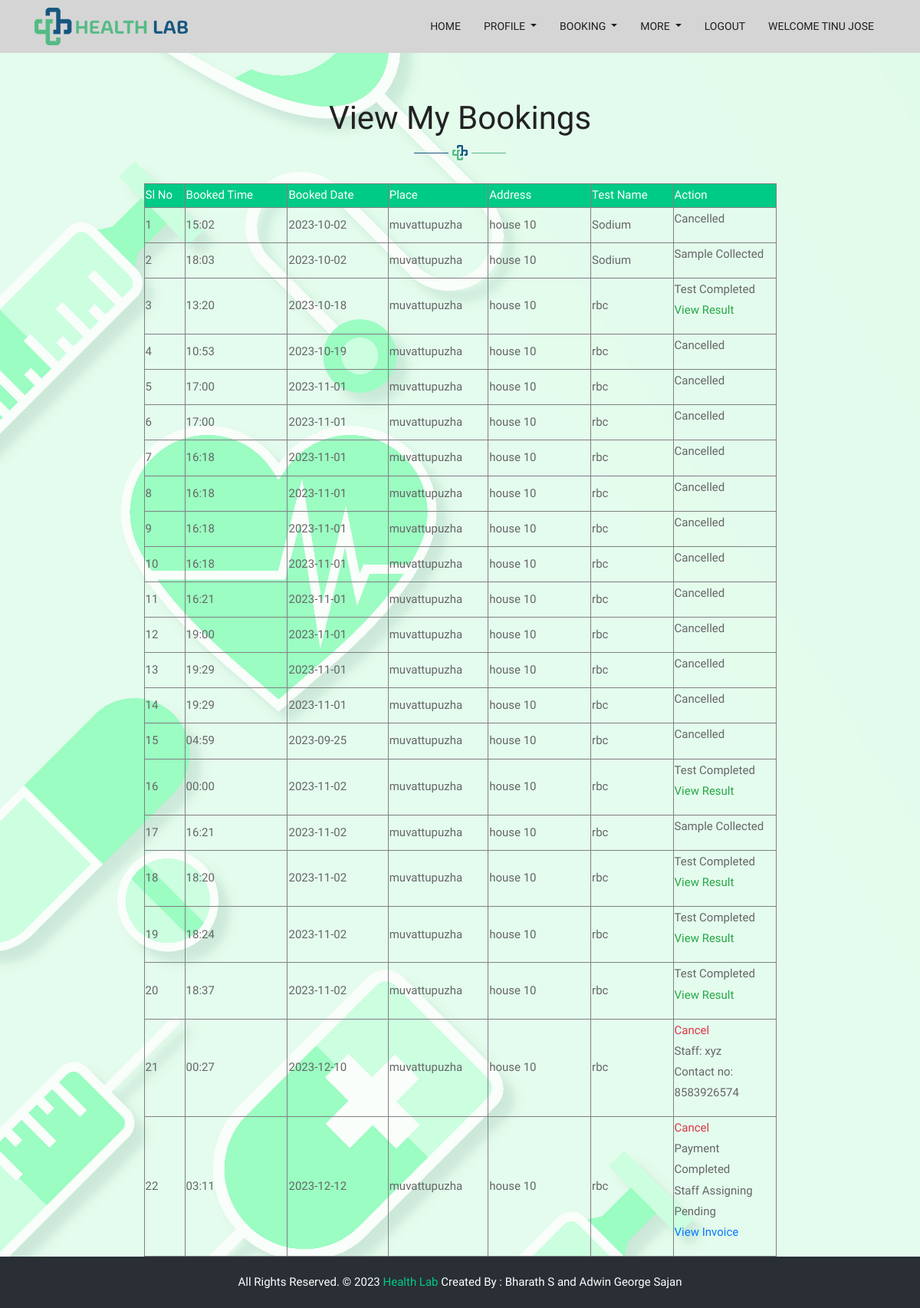
/Project/User/viewbooking.php (signed in), run on the app's committed database.
### tables this page shows
CREATE TABLE `tbl_booking` (
  `booking_id` int(11) NOT NULL auto_increment,
  `booking_time` varchar(50) NOT NULL,
  `booking_date` varchar(50) NOT NULL,
  `test_id` int(11) NOT NULL,
  `place_id` int(11) NOT NULL,
  `user_id` int(11) NOT NULL,
  `booking_status` varchar(50) NOT NULL default '0',
  `booked_datetime` varchar(100) NOT NULL,
  PRIMARY KEY  (`booking_id`)
);

CREATE TABLE `tbl_place` (
  `place_id` int(11) NOT NULL auto_increment,
  `place_name` varchar(100) NOT NULL,
  PRIMARY KEY  (`place_id`)
);

CREATE TABLE `tbl_user` (
  `user_id` int(11) NOT NULL auto_increment,
  `user_name` varchar(50) NOT NULL,
  `user_address` varchar(100) NOT NULL,
  `user_contact` varchar(50) NOT NULL,
  `user_proof` varchar(100) NOT NULL,
  `user_email` varchar(100) NOT NULL,
  `user_password` varchar(50) NOT NULL,
  `user_photo` varchar(100) NOT NULL,
  `place_id` int(11) NOT NULL,
  `user_age` varchar(50) NOT NULL,
  `user_gender` varchar(50) NOT NULL,
  PRIMARY KEY  (`user_id`)
);

CREATE TABLE `tbl_test` (
  `test_id` int(11) NOT NULL auto_increment,
  `test_name` varchar(100) NOT NULL,
  `test_price` varchar(50) NOT NULL,
  `subcategory_id` int(11) NOT NULL,
  PRIMARY KEY  (`test_id`)
);

CREATE TABLE `tbl_staff` (
  `staff_id` int(11) NOT NULL auto_increment,
  `staff_name` varchar(50) NOT NULL,
  `staff_address` varchar(100) NOT NULL,
  `staff_contact` varchar(50) NOT NULL,
  `staff_gender` varchar(50) NOT NULL,
  `staff_age` varchar(50) NOT NULL,
  `staff_proof` varchar(100) NOT NULL,
  `staff_email` varchar(50) NOT NULL,
  `staff_password` varchar(50) NOT NULL,
  `staff_photo` varchar(100) NOT NULL,
  `place_id` int(11) NOT NULL,
  PRIMARY KEY  (`staff_id`)
);

### Project/User/viewbooking.php (the view, shortened to what this page needs)
<?php
include("Header.php");
?>
<!DOCTYPE html PUBLIC "-//W3C//DTD XHTML 1.0 Transitional//EN" "http://www.w3.org/TR/xhtml1/DTD/xhtml1-transitional.dtd">
<html xmlns="http://www.w3.org/1999/xhtml">
<head>
</head>
<body class="bg-all" >
<div class="title-box">
						<h2>View My Bookings</h2>
					</div>
<div align="center">
<table width="825" height="223" border="1">
  <tr style="background-color: #00cb86;
    color: white">
    <td width="40">Sl No</td>
    <td width="101">Booked Time</td>
    <td width="99">Booked Date</td>
    <td width="40">Place</td>
    <td width="101">Address</td>
    <td width="81">Test Name</td>
    <td width="101">Action</td>
  </tr>
  <tr>
  <?php
  		$i=0;
  		$selQry="select * from tbl_booking s inner join tbl_place c on c.place_id=s.place_id inner join tbl_user m on s.user_id=m.user_id inner join tbl_test n on s.test_id=n.test_id where m.user_id='".$_SESSION["uid"]."'";
		$data=mysql_query($selQry);
		while($row=mysql_fetch_array($data))
		{
			$i++;
			?>
    <td> <?php echo $i?> </td>
    <td><?php echo $row["booking_time"]?></td>
    <td><?php echo $row["booking_date"]?></td>
    <td><?php echo $row["place_name"]?></td>
    <td><?php echo $row["user_address"]?></td>
    <td><?php echo $row["test_name"]?></td>
   <td>
   <?php
   if($row['booking_status']<3){
	   ?>
   <a href = "viewbooking.php?did=<?php echo $row["booking_id"]?>"class="text-danger">Cancel</a>
   <?php
   }
   ?>
   <p>
   <?php
   if($row['booking_status']==0)
   {
	   echo "Payment Pending";
	   ?>
       <br />
       <a href="Payment.php?bid=<?php  echo $row["booking_id"] ?>" class="text-warning">Pay Now</a>
       <?php
   }
   else if($row['booking_status']==1)
   {
	   echo "Payment Completed <br> Staff Assigning Pending";
     ?>
      <br>
     <a href="bill.php?id=<?php echo $row["booking_id"] ?>" class="text-primary">View Invoice</a>
     <?php
   }
   else if($row['booking_status']==2)
   {
	   $selq="select * from tbl_assignstaff a inner join tbl_staff s on s.staff_id=a.staff_id where booking_id='".$row["booking_id"]."'";
	   $dataS=mysql_query($selq);
	   $rowS=mysql_fetch_array($dataS);
	   echo "Staff: ". $rowS["staff_name"],"<br>";
	   echo "Contact no: ". $rowS["staff_contact"];
   }else if($row['booking_status']==3)
   {
	   echo "Sample Collected";
   }else if($row['booking_status']==4)
   {
	   echo "Test Completed";
	   ?>
     <br>
       <a href="viewresult.php?did=<?php echo $row["booking_id"]?>"class="text-success">View Result</a>
       <?php
   }else if($row['booking_status']==6)
   {
	   echo "Delay in sample collection";
   }
   else{
	echo "Cancelled";
   }
   ?>
   </p></td>
  </tr>
          <?php
		}
   ?>
</table>
</div>
</body>
</html>
<?php
include("Footer.php");
?>

### Project/User/Header.php (shortened to what this page needs)
<!DOCTYPE html>
<html lang="en">
<head>
    <link rel="stylesheet" href="../Assets/Templates/Main/css/bootstrap.min.css">
    <link rel="stylesheet" href="../Assets/Templates/Main/css/pogo-slider.min.css">
    <link rel="stylesheet" href="../Assets/Templates/Main/css/style.css">
    <link rel="stylesheet" href="../Assets/Templates/Main/css/responsive.css">
    <link rel="stylesheet" href="../Assets/Templates/Main/css/custom.css">
</head>
<body id="home" data-spy="scroll" data-target="#navbar-wd" data-offset="98">
	<header class="top-header">
        <nav class="navbar header-nav navbar-expand-lg">
            <div class="container">
                <a class="navbar-brand" href="index.html"><img src="../Assets/Templates/Main/images/logo.png" alt="image"></a>
                <div class="collapse navbar-collapse justify-content-end" id="navbar-wd">
                    <ul class="navbar-nav">
                        <li><a class="nav-link" href="HomePage.php">Home</a></li>
                        <li class="nav-item dropdown">
                            <a class="nav-link dropdown-toggle" href="#" id="profileDropdown" role="button" data-toggle="dropdown" aria-haspopup="true" aria-expanded="false">
                                Profile
                            </a>
                        </li>
                        <li class="nav-item dropdown">
                            <a class="nav-link dropdown-toggle" href="#" id="bookingsDropdown" role="button" data-toggle="dropdown" aria-haspopup="true" aria-expanded="false">
                                Booking
                            </a>
                        </li>
                        <li class="nav-item dropdown">
                        <a class="nav-link dropdown-toggle" href="#" id="moreDropdown" role="button" data-toggle="dropdown" aria-haspopup="true" aria-expanded="false">
                               More
                             </a>
                        </li>
                        <li><a class="nav-link" href="Logout.php">Logout</a></li>
                        <li>
                        <a class="nav-link" href="#">Welcome      <?php echo $_SESSION["uname"]?></a></li>
                    </ul>
                </div>
            </div>
        </nav>
    </header>
	<div class="main-content">

### Project/User/Footer.php (shortened to what this page needs)
</div>
<footer class="footer-box">
		<div class="container">
			<div class="row">
				<div class="col-lg-12">
					<p class="footer-company-name">All Rights Reserved. &copy; 2023 <a href="#">Health Lab</a> Created By : Bharath S and Adwin George Sajan</a></p>
				</div>
			</div>
		</div>
	</footer>
</body>
</html>

### Project/Assets/Templates/Main/css/style.css (style rules this page uses)
body { color: #666666; font-size: 15px; font-family: 'Catamaran', sans-serif; line-height: 1.80857; }
a { color: #1f1f1f; text-decoration: none !important; outline: none !important; -webkit-transition: all .3s ease-in-out; -moz-transition: all .3s ease-in-out; -ms-transition: all .3s ease-in-out; -o-transition: all .3s ease-in-out; transition: all .3s ease-in-out; }
h1, h2, h3, h4, h5, h6 { letter-spacing: 0; font-weight: normal; position: relative; padding: 0 0 10px 0; font-weight: normal; line-height: 120% !important; color: #1f1f1f; margin: 0 }
h2 { font-size: 22px }
a { color: #1f1f1f; text-decoration: none; outline: none; }
a, .btn { text-decoration: none !important; outline: none !important; -webkit-transition: all 0.5s ease-in-out 0s; -moz-transition: all 0.5s ease-in-out 0s; -ms-transition: all 0.5s ease-in-out 0s; -o-transition: all 0.5s ease-in-out 0s; transition: all 0.5s ease-in-out 0s; }
ul, li, ol { list-style: none; margin: 0px; padding: 0px; }
.top-header .navbar { padding: 5px 0px; }
.top-header { background: #ffffff; position: relative; top: 0px; left: 0px; width: 100%; margin: 0 auto; z-index: 20; }
.top-header .navbar .navbar-collapse ul li a { text-transform: uppercase; font-size: 14px; padding: 10px 15px; position: relative; font-weight: 500; }
.title-box { text-align: center; margin-bottom: 30px; }
.title-box h2 { font-size: 42px; font-family: 'Catamaran', sans-serif; color: #222222; font-weight: 500; position: relative; padding-bottom: 30px; margin-bottom: 15px; }
.title-box h2::after { content: ""; position: absolute; background: url(../images/tag-line.png)no-repeat center; width: 120px; height: 20px; bottom: 0; left: 0; right: 0; margin: 0 auto; }
.footer-box { background: #292f35; padding: 20px 0; }
.footer-box .footer-company-name { text-align: center; margin: 0px; color: #ffffff; }
.footer-box .footer-company-name a { color: #00cb86; }
.bg-all { background-image: url('../../Background/background.jpg'); background-size: cover; }

### Project/User/Header.php (style rules this page uses)
.main-content { min-height: 100vh; }
.top-header { background:#d5d5d5 !important; }

### Project/User/viewbooking.php (style rules this page uses)
.title-box h2 { margin-top: 60px; }

### data on the page
tbl_booking: booking_time "15:02", booking_date "2023-10-02", place.place_name "muvattupuzha", user.user_address "house 10", test.test_name "Sodium", booking_status "Cancelled"
tbl_booking: booking_time "18:03", booking_date "2023-10-02", place.place_name "muvattupuzha", user.user_address "house 10", test.test_name "Sodium", booking_status "Sample Collected"
tbl_booking: booking_time "13:20", booking_date "2023-10-18", place.place_name "muvattupuzha", user.user_address "house 10", test.test_name "rbc"
tbl_booking: booking_time "10:53", booking_date "2023-10-19", place.place_name "muvattupuzha", user.user_address "house 10", test.test_name "rbc", booking_status "Cancelled"
tbl_booking: booking_time "17:00", booking_date "2023-11-01", place.place_name "muvattupuzha", user.user_address "house 10", test.test_name "rbc", booking_status "Cancelled"
tbl_booking: booking_time "17:00", booking_date "2023-11-01", place.place_name "muvattupuzha", user.user_address "house 10", test.test_name "rbc", booking_status "Cancelled"
tbl_booking: booking_time "16:18", booking_date "2023-11-01", place.place_name "muvattupuzha", user.user_address "house 10", test.test_name "rbc", booking_status "Cancelled"
tbl_booking: booking_time "16:18", booking_date "2023-11-01", place.place_name "muvattupuzha", user.user_address "house 10", test.test_name "rbc", booking_status "Cancelled"
tbl_booking: booking_time "16:18", booking_date "2023-11-01", place.place_name "muvattupuzha", user.user_address "house 10", test.test_name "rbc", booking_status "Cancelled"
tbl_booking: booking_time "16:18", booking_date "2023-11-01", place.place_name "muvattupuzha", user.user_address "house 10", test.test_name "rbc", booking_status "Cancelled"
tbl_booking: booking_time "16:21", booking_date "2023-11-01", place.place_name "muvattupuzha", user.user_address "house 10", test.test_name "rbc", booking_status "Cancelled"
tbl_booking: booking_time "19:00", booking_date "2023-11-01", place.place_name "muvattupuzha", user.user_address "house 10", test.test_name "rbc", booking_status "Cancelled"
tbl_booking: booking_time "19:29", booking_date "2023-11-01", place.place_name "muvattupuzha", user.user_address "house 10", test.test_name "rbc", booking_status "Cancelled"
tbl_booking: booking_time "19:29", booking_date "2023-11-01", place.place_name "muvattupuzha", user.user_address "house 10", test.test_name "rbc", booking_status "Cancelled"
tbl_booking: booking_time "04:59", booking_date "2023-09-25", place.place_name "muvattupuzha", user.user_address "house 10", test.test_name "rbc", booking_status "Cancelled"
tbl_booking: booking_time "00:00", booking_date "2023-11-02", place.place_name "muvattupuzha", user.user_address "house 10", test.test_name "rbc"
tbl_booking: booking_time "16:21", booking_date "2023-11-02", place.place_name "muvattupuzha", user.user_address "house 10", test.test_name "rbc", booking_status "Sample Collected"
tbl_booking: booking_time "18:20", booking_date "2023-11-02", place.place_name "muvattupuzha", user.user_address "house 10", test.test_name "rbc"
tbl_booking: booking_time "18:24", booking_date "2023-11-02", place.place_name "muvattupuzha", user.user_address "house 10", test.test_name "rbc"
tbl_booking: booking_time "18:37", booking_date "2023-11-02", place.place_name "muvattupuzha", user.user_address "house 10", test.test_name "rbc"
tbl_booking: booking_time "00:27", booking_date "2023-12-10", place.place_name "muvattupuzha", user.user_address "house 10", test.test_name "rbc", tbl_staff.staff_name "xyz", tbl_staff.staff_contact "8583926574"
tbl_booking: booking_time "03:11", booking_date "2023-12-12", place.place_name "muvattupuzha", user.user_address "house 10", test.test_name "rbc"

### other printed values
$_SESSION["uname"] "TINU JOSE"
